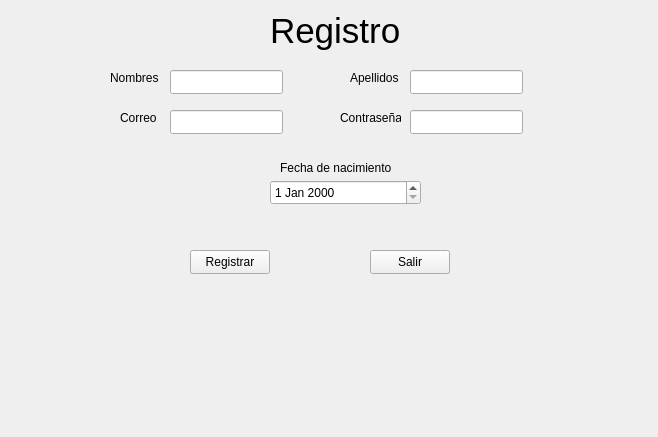
<?xml version="1.0" encoding="UTF-8"?>
<ui version="4.0">
 <class>Registro</class>
 <widget class="QWidget" name="Registro">
  <property name="geometry">
   <rect>
    <x>0</x>
    <y>0</y>
    <width>658</width>
    <height>437</height>
   </rect>
  </property>
  <property name="windowTitle">
   <string>Form</string>
  </property>
  <widget class="QLabel" name="labelRegistro">
   <property name="geometry">
    <rect>
     <x>270</x>
     <y>0</y>
     <width>131</width>
     <height>61</height>
    </rect>
   </property>
   <property name="font">
    <font>
     <pointsize>26</pointsize>
    </font>
   </property>
   <property name="text">
    <string>Registro</string>
   </property>
  </widget>
  <widget class="QLineEdit" name="lineNombre">
   <property name="geometry">
    <rect>
     <x>170</x>
     <y>70</y>
     <width>113</width>
     <height>24</height>
    </rect>
   </property>
  </widget>
  <widget class="QLineEdit" name="lineApellido">
   <property name="geometry">
    <rect>
     <x>410</x>
     <y>70</y>
     <width>113</width>
     <height>24</height>
    </rect>
   </property>
  </widget>
  <widget class="QLineEdit" name="lineCorreo">
   <property name="geometry">
    <rect>
     <x>170</x>
     <y>110</y>
     <width>113</width>
     <height>24</height>
    </rect>
   </property>
  </widget>
  <widget class="QLineEdit" name="lineContra">
   <property name="geometry">
    <rect>
     <x>410</x>
     <y>110</y>
     <width>113</width>
     <height>24</height>
    </rect>
   </property>
  </widget>
  <widget class="QDateEdit" name="dateFecha">
   <property name="geometry">
    <rect>
     <x>270</x>
     <y>180</y>
     <width>151</width>
     <height>25</height>
    </rect>
   </property>
  </widget>
  <widget class="QPushButton" name="ButtonRegistro">
   <property name="geometry">
    <rect>
     <x>190</x>
     <y>250</y>
     <width>80</width>
     <height>24</height>
    </rect>
   </property>
   <property name="text">
    <string>Registrar</string>
   </property>
  </widget>
  <widget class="QPushButton" name="ButtonSalir">
   <property name="geometry">
    <rect>
     <x>370</x>
     <y>250</y>
     <width>80</width>
     <height>24</height>
    </rect>
   </property>
   <property name="text">
    <string>Salir</string>
   </property>
  </widget>
  <widget class="QLabel" name="labelNombre">
   <property name="geometry">
    <rect>
     <x>110</x>
     <y>70</y>
     <width>49</width>
     <height>16</height>
    </rect>
   </property>
   <property name="text">
    <string>Nombres</string>
   </property>
  </widget>
  <widget class="QLabel" name="labelApellido">
   <property name="geometry">
    <rect>
     <x>350</x>
     <y>70</y>
     <width>49</width>
     <height>16</height>
    </rect>
   </property>
   <property name="text">
    <string>Apellidos</string>
   </property>
  </widget>
  <widget class="QLabel" name="labelCorreo">
   <property name="geometry">
    <rect>
     <x>120</x>
     <y>110</y>
     <width>49</width>
     <height>16</height>
    </rect>
   </property>
   <property name="text">
    <string>Correo</string>
   </property>
  </widget>
  <widget class="QLabel" name="labelContra">
   <property name="geometry">
    <rect>
     <x>340</x>
     <y>110</y>
     <width>61</width>
     <height>16</height>
    </rect>
   </property>
   <property name="text">
    <string>Contraseña</string>
   </property>
  </widget>
  <widget class="QLabel" name="labelFecha">
   <property name="geometry">
    <rect>
     <x>280</x>
     <y>160</y>
     <width>121</width>
     <height>16</height>
    </rect>
   </property>
   <property name="text">
    <string>Fecha de nacimiento</string>
   </property>
  </widget>
 </widget>
 <resources/>
 <connections/>
</ui>
